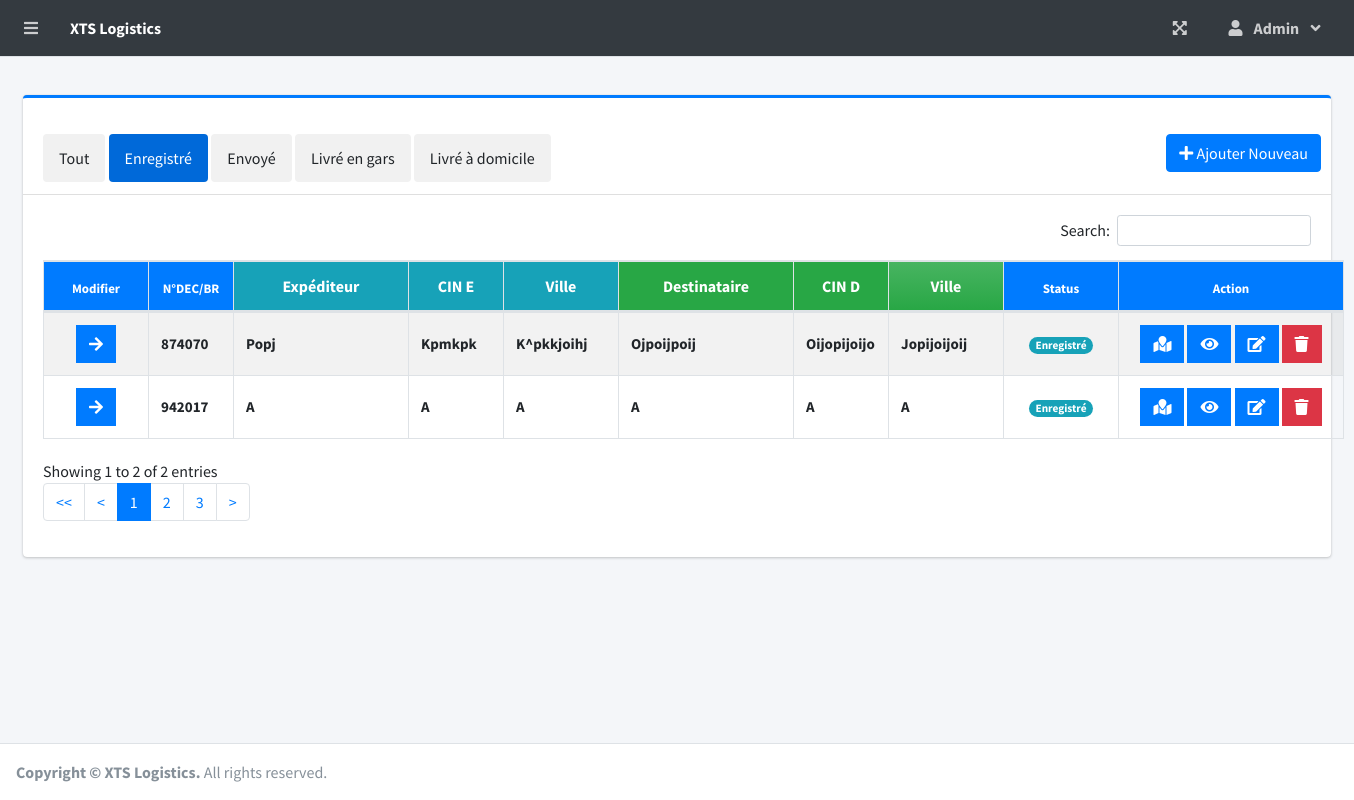
Page /index.php?page=parcel_list&s=0&p=1 (signed in) on the committed database.
### tables this page shows
CREATE TABLE `parcels` (
  `id` int(30) NOT NULL,
  `br_dec` varchar(100) NOT NULL,
  `expedition_number` varchar(100) NOT NULL,
  `sender_name` text NOT NULL,
  `sender_id` varchar(100) NOT NULL,
  `sender_city` varchar(100) NOT NULL,
  `sender_address` text DEFAULT NULL,
  `sender_contact` text NOT NULL,
  `recipient_name` text NOT NULL,
  `recipient_cin` varchar(100) NOT NULL,
  `recipient_city` text NOT NULL,
  `recipient_address` text NOT NULL,
  `recipient_contact` text NOT NULL,
  `type` int(1) NOT NULL COMMENT '1=Domicile, 2=Agence',
  `type_expedition` int(1) NOT NULL COMMENT '1=Express, 2=Simple',
  `from_branch_id` varchar(30) NOT NULL,
  `to_branch_id` varchar(30) NOT NULL,
  `weight` float NOT NULL,
  `number` int(11) NOT NULL,
  `taxateur` int(11) NOT NULL,
  `code_ramasseur` varchar(20) NOT NULL,
  `type_retour_de_fond` int(1) NOT NULL COMMENT '1=C/Espèce, 2=C/Chèque, 3=C/Traité',
  `price_retour_de_fond` float NOT NULL,
  `price_retour_bl` float NOT NULL,
  `transport` float NOT NULL,
  `manutention` float NOT NULL,
  `declared_value` float NOT NULL,
  `ramassage` float NOT NULL,
  `delivery` float NOT NULL,
  `avis` float NOT NULL,
  `enregistrement` float NOT NULL,
  `autre_frais` float NOT NULL,
  `price` float NOT NULL,
  `paid_price` float NOT NULL,
  `status` int(2) NOT NULL DEFAULT 0,
  `date_created` datetime NOT NULL DEFAULT current_timestamp()
);

### parcel_list.php (the view, shortened to what this page needs)
<?php include 'db_connect.php';
$num_page = $_GET['p'];
$num_page = ($num_page - 1)*10;
?>
<div class="col-xl-auto">
    <div class="card card-outline card-primary">
        <div class="card-header">
            <br>
            <div class="btn-group dropright">
                <div id="myBtnContainer">
                    <?php if (isset($_GET['s'])): ?>
                        <a id="btnf" class="btn btnf" href="./index.php?page=parcel_list&p=1"> Tout</a>
                        <?php if ($_GET['s'] == 0): ?>
                            <a id="btnf" class="btn btnf active" href="./index.php?page=parcel_list&s=0&p=<?php echo $_GET['p'] ?>"> Enregistré</a>
                        <?php else: ?>
                            <a id="btnf" class="btn btnf" href="./index.php?page=parcel_list&s=0&p=1"> Enregistré</a>
                        <?php endif; ?>
                        <?php if ($_GET['s'] == 1): ?>
                            <a id="btnf" class="btn btnf active" href="./index.php?page=parcel_list&s=1&p=<?php echo $_GET['p'] ?>"> Envoyé</a>
                        <?php else: ?>
                            <a id="btnf" class="btn btnf" href="./index.php?page=parcel_list&s=1&p=1"> Envoyé</a>
                        <?php endif; ?>
                        <?php if ($_GET['s'] == 2): ?>
                            <a id="btnf" class="btn btnf active" href="./index.php?page=parcel_list&s=2&p=<?php echo $_GET['p'] ?>"> Livré en
                                gars</a>
                        <?php else: ?>
                            <a id="btnf" class="btn btnf" href="./index.php?page=parcel_list&s=2&p=1"> Livré en gars</a>
                        <?php endif; ?>
                        <?php if ($_GET['s'] == 3): ?>
                            <a id="btnf" class="btn btnf active" href="./index.php?page=parcel_list&s=3&p=<?php echo $_GET['p'] ?>"> Livré à
                                domicile</a>
                        <?php else: ?>
                            <a id="btnf" class="btn btnf" href="./index.php?page=parcel_list&s=3&p=1"> Livré à domicile</a>
                        <?php endif; ?>
                    <?php endif; ?>
                </div>
            </div>
            <div class="card-tools">
                <a class="btn btn-primary"
                   href="./index.php?page=new_parcel"><i class="fa fa-plus"></i> Ajouter Nouveau</a>
            </div>
        </div>
                <div class="card-body">
            <table class="table table-bordered table-striped" id="list">
                <thead>
                <tr>
                    <th class="text-center bg-primary" style="width: 80px;font-size: small">Modifier</th>
                    <th class="text-center bg-primary" style="width: 60px;font-size: small">N°DEC/BR</th>
                    <th class="text-center bg-info" style="width: 150px;font-size: medium">Expéditeur</th>
                    <th class="text-center bg-info" style="width: 70px;font-size: medium">CIN E</th>
                    <th class="text-center bg-info" style="width: 90px;font-size: medium">Ville</th>
                    <th class="text-center bg-success" style="width: 150px;font-size: medium">Destinataire</th>
                    <th class="text-center bg-success" style="width: 70px;font-size: medium">CIN D</th>
                    <th class="text-center bg-gradient-success" style="width: 90px;font-size: medium">Ville</th>
                    <th class="text-center bg-primary" style="width: 90px;font-size: small">Status</th>
                    <th class="text-center bg-primary" style="width: 200px;font-size: small">Action</th>
                </tr>
                </thead>
                <tbody>
                <?php
                $where = "";
                if (isset($_GET['s'])) {
                    $where = " where status = {$_GET['s']} ";
                }
                $qry = $conn->query("SELECT * from parcels $where  order by unix_timestamp(date_created) desc LIMIT $num_page,10");
                while ($row = $qry->fetch_assoc()):
                    ?>
                    <tr>
                        <td class="text-center">
                            <div class="btn-group fixed">
                                <?php if ($row['status'] == 0): ?>
                                    <button type="button" class="btn btn-primary btn-flat send_parcel"
                                            data-id="<?php echo $row['id'] ?>">
                                        <i class="fas fa-arrow-right"></i>
                                    </button>
                                <?php endif; ?>
                        </td>
                        <td><b><?php echo($row['br_dec']) ?></b></td>
                        <td><b><?php echo ucwords($row['sender_name']) ?></b></td>
                        <td><b><?php echo ucwords($row['sender_id']) ?></b></td>
                        <td><b><?php echo ucwords($row['sender_city']) ?></b></td>
                        <td><b><?php echo ucwords($row['recipient_name']) ?></b></td>
                        <td><b><?php echo ucwords($row['recipient_cin']) ?></b></td>
                        <td><b><?php echo ucwords($row['recipient_city']) ?></b></td>
                        <td class="text-center">
                                <?php
                            switch ($row['status']) {
                                default:
                                    echo "<span class='badge badge-pill badge-info'> Enregistré</span>";
                                    break;
                            }
                            ?>
                        </td>
                        <td class="text-center">
                            <a href="./index.php?page=track_br&br=<?php echo $row['br_dec'] ?>"
                               class="btn btn-primary btn-flat ">
                                <i class="fas fa-map-marked"></i>
                            </a>
                            <button type="button" class="btn btn-primary btn-flat view_parcel"
                                    data-id="<?php echo $row['id'] ?>">
                                <i class="fas fa-eye"></i>
                            </button>
                            <a href="index.php?page=edit_parcel&id=<?php echo $row['id'] ?>"
                               class="btn btn-primary btn-flat ">
                                <i class="fas fa-edit"></i>
                            </a>
                            <button type="button" class="btn btn-danger btn-flat delete_parcel"
                                    data-id="<?php echo $row['id'] ?>">
                                <i class="fas fa-trash"></i>
                            </button>
                        </td>
                    </tr>
                <?php endwhile; ?>
                </tbody>
            </table>
            <?php if (isset($_GET['s'])): ?>
                <?php if ($_GET['s'] == 0): ?>
                    <nav aria-label="page-buttons">
                        <ul class="pagination">
                            <li class="page-item"><a class="page-link" href="./index.php?page=parcel_list&s=0&p=1"><<</a></li>
                            <li class="page-item"><a class="page-link" href="./index.php?page=parcel_list&s=0&p=<?php if ($_GET['p'] > 1) {
                                    echo $_GET['p'] - 1;}else{ echo 1;} ?>"><</a></li>
                            <li class="page-item active"><a class="page-link" href="./index.php?page=parcel_list&s=0&p=<?php echo $_GET['p'] ?>"><?php echo $_GET['p'] ?></a></li>
                            <li class="page-item"><a class="page-link" href="./index.php?page=parcel_list&s=0&p=<?php echo $_GET['p'] + 1 ?>"><?php echo $_GET['p'] + 1 ?></a></li>
                            <li class="page-item"><a class="page-link" href="./index.php?page=parcel_list&s=0&p=<?php echo $_GET['p'] + 2 ?>"><?php echo $_GET['p'] + 2 ?></a></li>
                            <li class="page-item"><a class="page-link" href="./index.php?page=parcel_list&s=0&p=<?php echo $_GET['p'] + 1 ?>">> </a></li>
                        </ul>
                    </nav>
                <?php endif; ?>
            <?php endif; ?>
        </div>
    </div>
</div>

### parcel_list.php (style rules this page uses)
td { font-size: 15px; }
table { table-layout: fixed; }
table td { vertical-align: middle !important; }
#btnf { border: none; outline: none; padding: 12px 16px; background-color: #f1f1f1; cursor: pointer; }
#btnf.active { background-color: #0069D9; color: white; }

### rows in the picture
parcels: br_dec "874070", sender_name "Popj", sender "Kpmkpk", sender_city "K^pkkjoihj", recipient_name "Ojpoijpoij", recipient_cin "Oijopijoijo", recipient_city "Jopijoijoij", status "Enregistré"
parcels: br_dec "942017", sender_name "A", sender "A", sender_city "A", recipient_name "A", recipient_cin "A", recipient_city "A", status "Enregistré"

### other values in the picture
$_SESSION['login_firstname'] "Admin"
$_GET['p'] "1"
$_GET['p'] + 1 "2"
$_GET['p'] + 2 "3"
